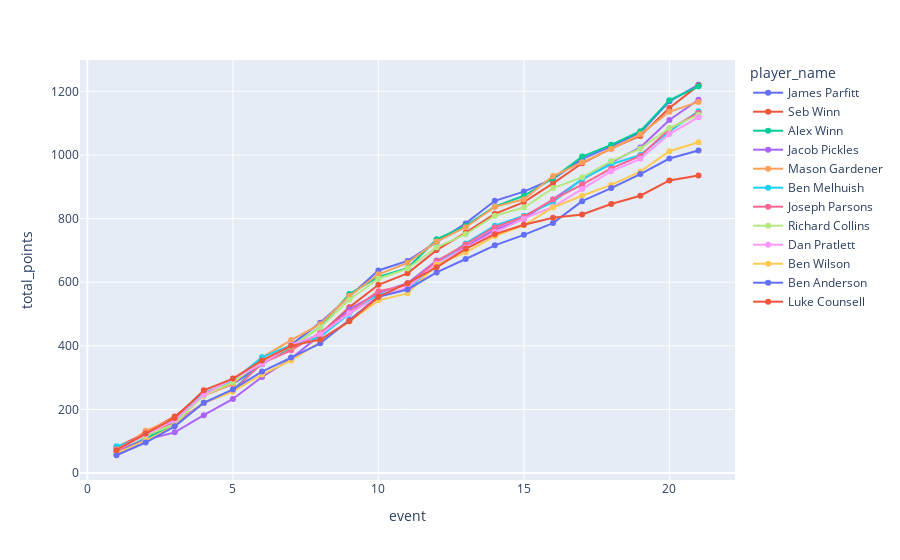

Notebook code cell kept with this figure:
### Code cell
fig = px.line(
    all_managers_all_gws_df,
    x="event",
    y="total_points",
    color="player_name",
    markers=True,
)
fig.show()

### Figure 1 — Plotly figure (JSON) as saved in the notebook; plotly's stock layout.template omitted (floating-point values rounded to 4 significant figures)
{"data": [{"hovertemplate": "player_name=James Parfitt<br>event=%{x}<br>total_points=%{y}<extra></extra>", "legendgroup": "James Parfitt", "line": {"color": "#636efa", "dash": "solid"}, "marker": {"symbol": "circle"}, "mode": "markers+lines", "name": "James Parfitt", "orientation": "v", "showlegend": true, "type": "scatter", "x": [1, 2, 3, 4, 5, 6, 7, 8, 9, 10, 11, 12, 13, 14, 15, 16, 17, 18, 19, 20, 21], "xaxis": "x", "y": [74, 101, 172, 245, 280, 342, 403, 473, 556, 637, 667, 726, 785, 856, 885, 925, 987, 1028, 1070, 1169, 1221], "yaxis": "y"}, {"hovertemplate": "player_name=Seb Winn<br>event=%{x}<br>total_points=%{y}<extra></extra>", "legendgroup": "Seb Winn", "line": {"color": "#EF553B", "dash": "solid"}, "marker": {"symbol": "circle"}, "mode": "markers+lines", "name": "Seb Winn", "orientation": "v", "showlegend": true, "type": "scatter", "x": [1, 2, 3, 4, 5, 6, 7, 8, 9, 10, 11, 12, 13, 14, 15, 16, 17, 18, 19, 20, 21], "xaxis": "x", "y": [81, 126, 178, 251, 286, 353, 393, 437, 521, 592, 628, 701, 756, 815, 852, 911, 974, 1021, 1060, 1148, 1219], "yaxis": "y"}, {"hovertemplate": "player_name=Alex Winn<br>event=%{x}<br>total_points=%{y}<extra></extra>", "legendgroup": "Alex Winn", "line": {"color": "#00cc96", "dash": "solid"}, "marker": {"symbol": "circle"}, "mode": "markers+lines", "name": "Alex Winn", "orientation": "v", "showlegend": true, "type": "scatter", "x": [1, 2, 3, 4, 5, 6, 7, 8, 9, 10, 11, 12, 13, 14, 15, 16, 17, 18, 19, 20, 21], "xaxis": "x", "y": [67, 108, 154, 221, 261, 346, 397, 459, 563, 617, 644, 735, 777, 838, 872, 927, 995, 1032, 1075, 1172, 1216], "yaxis": "y"}, {"hovertemplate": "player_name=Jacob Pickles<br>event=%{x}<br>total_points=%{y}<extra></extra>", "legendgroup": "Jacob Pickles", "line": {"color": "#ab63fa", "dash": "solid"}, "marker": {"symbol": "circle"}, "mode": "markers+lines", "name": "Jacob Pickles", "orientation": "v", "showlegend": true, "type": "scatter", "x": [1, 2, 3, 4, 5, 6, 7, 8, 9, 10, 11, 12, 13, 14, 15, 16, 17, 18, 19, 20, 21], "xaxis": "x", "y": [68, 105, 128, 182, 233, 302, 360, 434, 516, 566, 597, 668, 711, 765, 799, 860, 923, 977, 1024, 1110, 1174], "yaxis": "y"}, {"hovertemplate": "player_name=Mason Gardener<br>event=%{x}<br>total_points=%{y}<extra></extra>", "legendgroup": "Mason Gardener", "line": {"color": "#FFA15A", "dash": "solid"}, "marker": {"symbol": "circle"}, "mode": "markers+lines", "name": "Mason Gardener", "orientation": "v", "showlegend": true, "type": "scatter", "x": [1, 2, 3, 4, 5, 6, 7, 8, 9, 10, 11, 12, 13, 14, 15, 16, 17, 18, 19, 20, 21], "xaxis": "x", "y": [67, 133, 172, 244, 280, 364, 418, 468, 557, 625, 661, 728, 773, 837, 861, 934, 977, 1019, 1065, 1136, 1167], "yaxis": "y"}, {"hovertemplate": "player_name=Ben Melhuish<br>event=%{x}<br>total_points=%{y}<extra></extra>", "legendgroup": "Ben Melhuish", "line": {"color": "#19d3f3", "dash": "solid"}, "marker": {"symbol": "circle"}, "mode": "markers+lines", "name": "Ben Melhuish", "orientation": "v", "showlegend": true, "type": "scatter", "x": [1, 2, 3, 4, 5, 6, 7, 8, 9, 10, 11, 12, 13, 14, 15, 16, 17, 18, 19, 20, 21], "xaxis": "x", "y": [84, 115, 165, 251, 291, 364, 403, 428, 501, 561, 578, 657, 722, 778, 809, 852, 925, 971, 1000, 1074, 1138], "yaxis": "y"}, {"hovertemplate": "player_name=Joseph Parsons<br>event=%{x}<br>total_points=%{y}<extra></extra>", "legendgroup": "Joseph Parsons", "line": {"color": "#FF6692", "dash": "solid"}, "marker": {"symbol": "circle"}, "mode": "markers+lines", "name": "Joseph Parsons", "orientation": "v", "showlegend": true, "type": "scatter", "x": [1, 2, 3, 4, 5, 6, 7, 8, 9, 10, 11, 12, 13, 14, 15, 16, 17, 18, 19, 20, 21], "xaxis": "x", "y": [75, 124, 157, 220, 258, 346, 386, 442, 506, 572, 591, 666, 719, 773, 806, 860, 907, 958, 997, 1082, 1133], "yaxis": "y"}, {"hovertemplate": "player_name=Richard Collins<br>event=%{x}<br>total_points=%{y}<extra></extra>", "legendgroup": "Richard Collins", "line": {"color": "#B6E880", "dash": "solid"}, "marker": {"symbol": "circle"}, "mode": "markers+lines", "name": "Richard Collins", "orientation": "v", "showlegend": true, "type": "scatter", "x": [1, 2, 3, 4, 5, 6, 7, 8, 9, 10, 11, 12, 13, 14, 15, 16, 17, 18, 19, 20, 21], "xaxis": "x", "y": [73, 118, 154, 245, 286, 352, 398, 458, 545, 611, 643, 710, 751, 809, 835, 896, 930, 981, 1020, 1085, 1126], "yaxis": "y"}, {"hovertemplate": "player_name=Dan Pratlett<br>event=%{x}<br>total_points=%{y}<extra></extra>", "legendgroup": "Dan Pratlett", "line": {"color": "#FF97FF", "dash": "solid"}, "marker": {"symbol": "circle"}, "mode": "markers+lines", "name": "Dan Pratlett", "orientation": "v", "showlegend": true, "type": "scatter", "x": [1, 2, 3, 4, 5, 6, 7, 8, 9, 10, 11, 12, 13, 14, 15, 16, 17, 18, 19, 20, 21], "xaxis": "x", "y": [72, 121, 167, 247, 297, 343, 403, 436, 503, 554, 583, 658, 708, 757, 800, 837, 893, 949, 988, 1066, 1119], "yaxis": "y"}, {"hovertemplate": "player_name=Ben Wilson<br>event=%{x}<br>total_points=%{y}<extra></extra>", "legendgroup": "Ben Wilson", "line": {"color": "#FECB52", "dash": "solid"}, "marker": {"symbol": "circle"}, "mode": "markers+lines", "name": "Ben Wilson", "orientation": "v", "showlegend": true, "type": "scatter", "x": [1, 2, 3, 4, 5, 6, 7, 8, 9, 10, 11, 12, 13, 14, 15, 16, 17, 18, 19, 20, 21], "xaxis": "x", "y": [62, 102, 148, 221, 256, 310, 354, 412, 477, 543, 565, 655, 694, 745, 779, 835, 872, 906, 948, 1012, 1040], "yaxis": "y"}, {"hovertemplate": "player_name=Ben Anderson<br>event=%{x}<br>total_points=%{y}<extra></extra>", "legendgroup": "Ben Anderson", "line": {"color": "#636efa", "dash": "solid"}, "marker": {"symbol": "circle"}, "mode": "markers+lines", "name": "Ben Anderson", "orientation": "v", "showlegend": true, "type": "scatter", "x": [1, 2, 3, 4, 5, 6, 7, 8, 9, 10, 11, 12, 13, 14, 15, 16, 17, 18, 19, 20, 21], "xaxis": "x", "y": [56, 96, 147, 221, 263, 319, 363, 408, 481, 554, 577, 631, 673, 716, 749, 786, 855, 896, 940, 989, 1014], "yaxis": "y"}, {"hovertemplate": "player_name=Luke Counsell<br>event=%{x}<br>total_points=%{y}<extra></extra>", "legendgroup": "Luke Counsell", "line": {"color": "#EF553B", "dash": "solid"}, "marker": {"symbol": "circle"}, "mode": "markers+lines", "name": "Luke Counsell", "orientation": "v", "showlegend": true, "type": "scatter", "x": [1, 2, 3, 4, 5, 6, 7, 8, 9, 10, 11, 12, 13, 14, 15, 16, 17, 18, 19, 20, 21], "xaxis": "x", "y": [72, 124, 173, 260, 297, 354, 400, 420, 477, 554, 597, 647, 705, 751, 781, 803, 813, 846, 872, 920, 936], "yaxis": "y"}], "layout": {"legend": {"title": {"text": "player_name"}, "tracegroupgap": 0}, "margin": {"t": 60}, "xaxis": {"anchor": "y", "domain": [0, 1], "title": {"text": "event"}}, "yaxis": {"anchor": "x", "domain": [0, 1], "title": {"text": "total_points"}}}}
